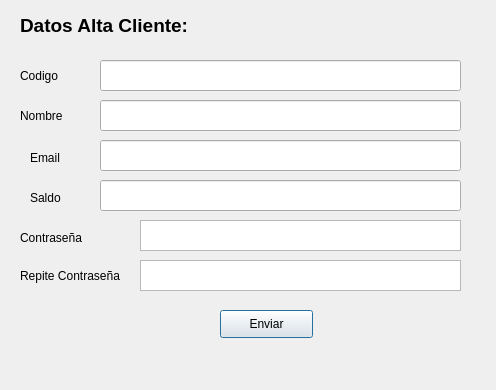
<?xml version="1.0" encoding="UTF-8"?>
<ui version="4.0">
 <class>altaWindow</class>
 <widget class="QDialog" name="altaWindow">
  <property name="geometry">
   <rect>
    <x>0</x>
    <y>0</y>
    <width>496</width>
    <height>390</height>
   </rect>
  </property>
  <property name="windowTitle">
   <string>Dialog</string>
  </property>
  <widget class="QLabel" name="label">
   <property name="geometry">
    <rect>
     <x>20</x>
     <y>10</y>
     <width>321</width>
     <height>31</height>
    </rect>
   </property>
   <property name="font">
    <font>
     <pointsize>14</pointsize>
     <weight>75</weight>
     <bold>true</bold>
    </font>
   </property>
   <property name="text">
    <string>Datos Alta Cliente:</string>
   </property>
  </widget>
  <widget class="QLabel" name="label_2">
   <property name="geometry">
    <rect>
     <x>20</x>
     <y>100</y>
     <width>81</width>
     <height>31</height>
    </rect>
   </property>
   <property name="text">
    <string>Nombre</string>
   </property>
  </widget>
  <widget class="QLabel" name="label_4">
   <property name="geometry">
    <rect>
     <x>30</x>
     <y>150</y>
     <width>55</width>
     <height>16</height>
    </rect>
   </property>
   <property name="text">
    <string>Email</string>
   </property>
  </widget>
  <widget class="QLabel" name="label_3">
   <property name="geometry">
    <rect>
     <x>20</x>
     <y>60</y>
     <width>81</width>
     <height>31</height>
    </rect>
   </property>
   <property name="text">
    <string>Codigo</string>
   </property>
  </widget>
  <widget class="QPushButton" name="enviarExit">
   <property name="geometry">
    <rect>
     <x>220</x>
     <y>310</y>
     <width>93</width>
     <height>28</height>
    </rect>
   </property>
   <property name="text">
    <string>Enviar</string>
   </property>
  </widget>
  <widget class="QLabel" name="label_5">
   <property name="geometry">
    <rect>
     <x>30</x>
     <y>190</y>
     <width>55</width>
     <height>16</height>
    </rect>
   </property>
   <property name="text">
    <string>Saldo</string>
   </property>
  </widget>
  <widget class="QLabel" name="label_6">
   <property name="geometry">
    <rect>
     <x>20</x>
     <y>230</y>
     <width>71</width>
     <height>16</height>
    </rect>
   </property>
   <property name="text">
    <string>Contraseña</string>
   </property>
  </widget>
  <widget class="QPlainTextEdit" name="contrasenhaClie">
   <property name="geometry">
    <rect>
     <x>140</x>
     <y>220</y>
     <width>321</width>
     <height>31</height>
    </rect>
   </property>
  </widget>
  <widget class="QLabel" name="label_7">
   <property name="geometry">
    <rect>
     <x>20</x>
     <y>250</y>
     <width>111</width>
     <height>51</height>
    </rect>
   </property>
   <property name="text">
    <string>Repite Contraseña</string>
   </property>
  </widget>
  <widget class="QPlainTextEdit" name="contrasenhaClie2">
   <property name="geometry">
    <rect>
     <x>140</x>
     <y>260</y>
     <width>321</width>
     <height>31</height>
    </rect>
   </property>
  </widget>
  <widget class="QLineEdit" name="saldoClie">
   <property name="geometry">
    <rect>
     <x>100</x>
     <y>180</y>
     <width>361</width>
     <height>31</height>
    </rect>
   </property>
  </widget>
  <widget class="QLineEdit" name="dirClie">
   <property name="geometry">
    <rect>
     <x>100</x>
     <y>140</y>
     <width>361</width>
     <height>31</height>
    </rect>
   </property>
  </widget>
  <widget class="QLineEdit" name="nombreClie">
   <property name="geometry">
    <rect>
     <x>100</x>
     <y>100</y>
     <width>361</width>
     <height>31</height>
    </rect>
   </property>
  </widget>
  <widget class="QLineEdit" name="codigoClie">
   <property name="geometry">
    <rect>
     <x>100</x>
     <y>60</y>
     <width>361</width>
     <height>31</height>
    </rect>
   </property>
  </widget>
 </widget>
 <resources/>
 <connections/>
</ui>
